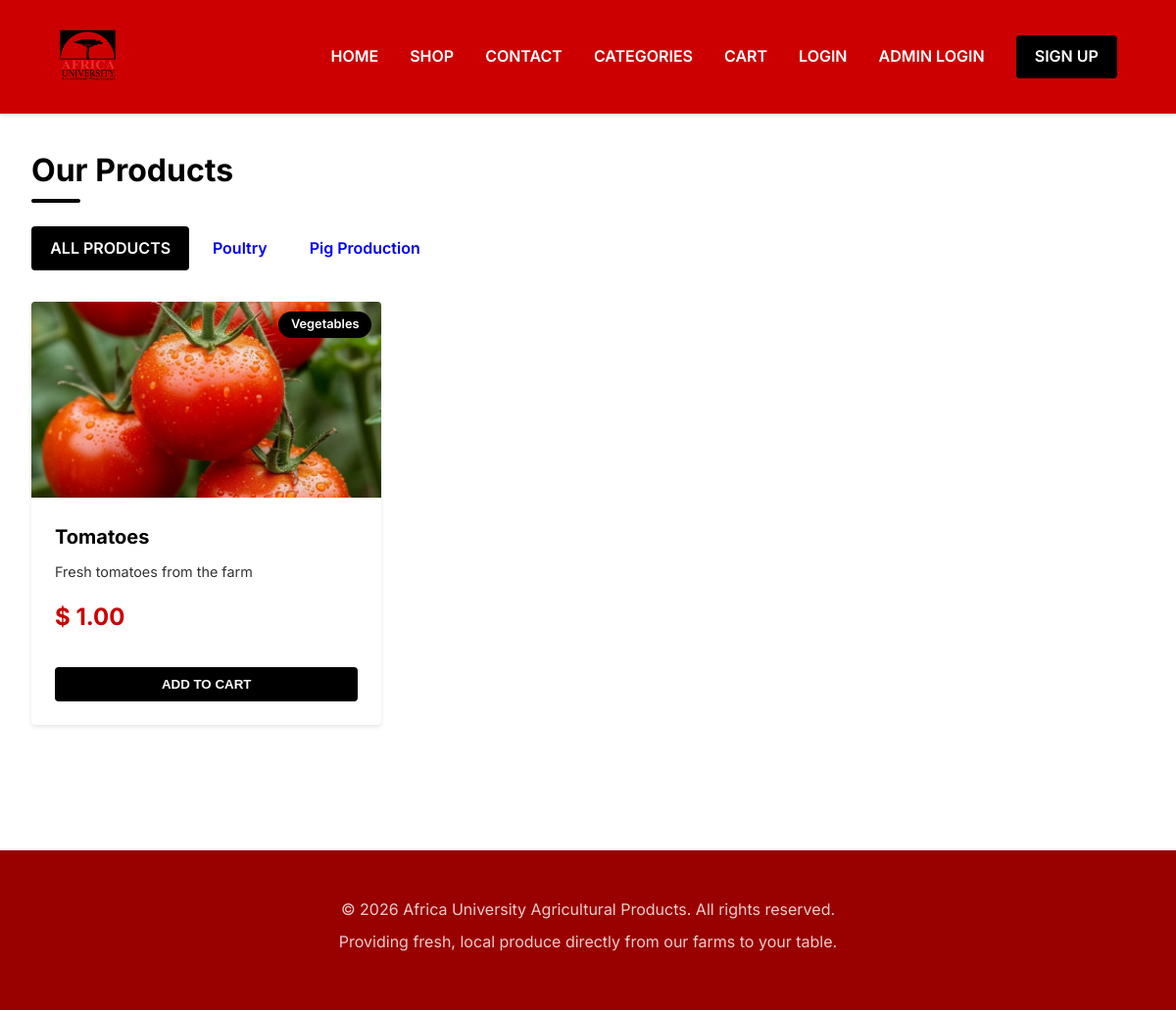
/products, run on an earlier commit of the app's database.
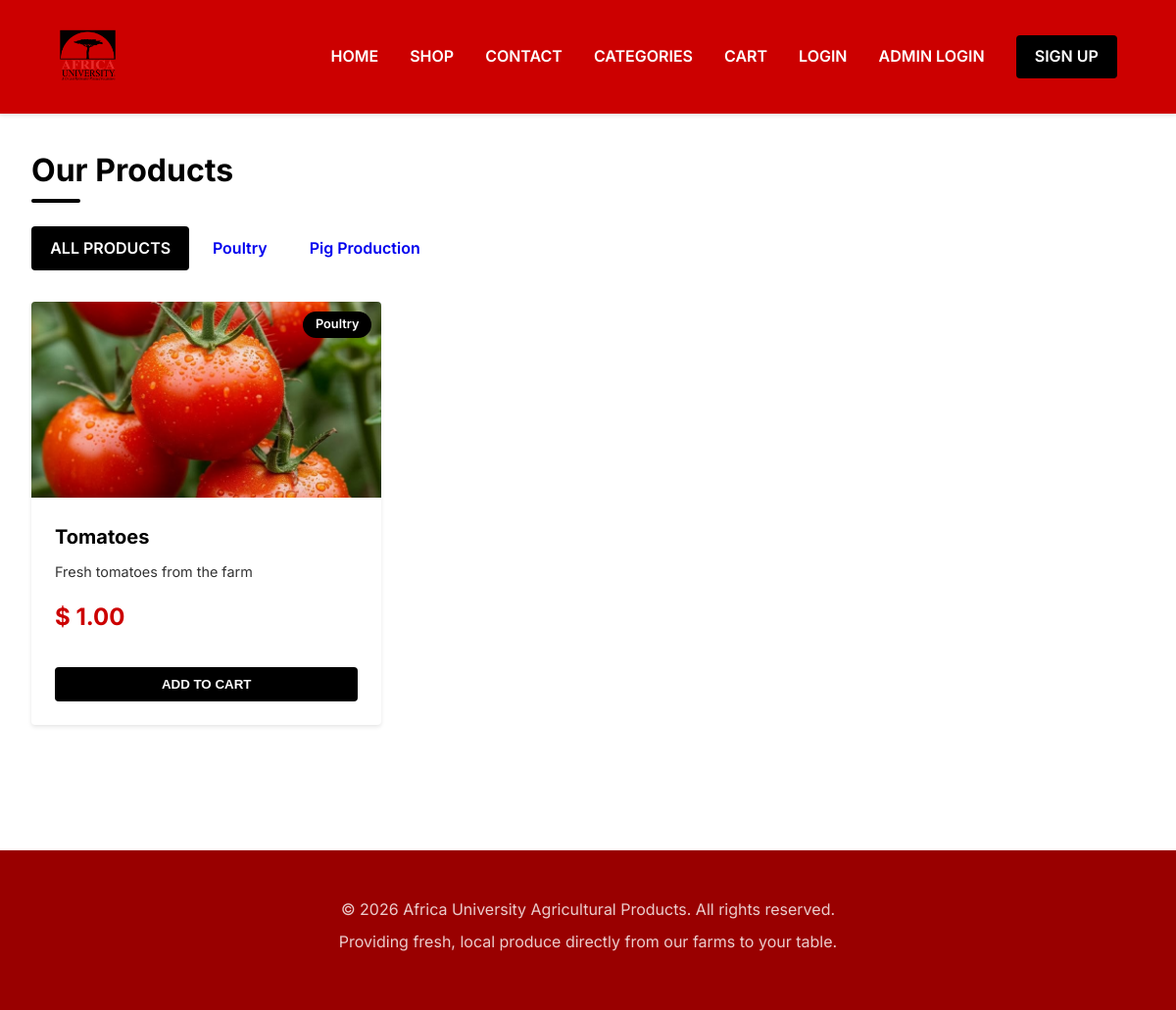
And on a later commit of the database.
### models.py (models this page shows)
class Product(db.Model):
    __tablename__ = "products"
    id = db.Column(db.Integer, primary_key=True)
    name = db.Column(db.String(100), nullable=False)
    price = db.Column(db.Float, nullable=False)
    stock = db.Column(db.Integer, default=0)
    image = db.Column(db.String(255))
    description = db.Column(db.Text)
    category_id = db.Column(
        db.Integer,
        db.ForeignKey("categories.id"),
        nullable=False
    )

class Category(db.Model):
    __tablename__ = "categories"
    id = db.Column(db.Integer, primary_key=True)
    name = db.Column(db.String(100), nullable=False, unique=True)
    products = db.relationship(
        "Product",
        backref="category",
        lazy=True,
    )

### app.py (the view)
@app.route("/products")
def products():
    category_name = request.args.get("category")
    if category_name:
        category = Category.query.filter_by(name=category_name).first()
        if category:
            products = Product.query.filter_by(
                category_id=category.id
            ).all()
        else:
            products = []
    else:
        products = Product.query.all()
    categories = Category.query.all()
    return render_template(
        "products.html",
        products=products,
        categories=categories
    )

### app.py (called while the page is built, shortened)
def get_cart_items():
    cart_entries = session.get("cart", [])
    items = []
    return items

@app.context_processor
def inject_cart():
    cart_items = get_cart_items()
    cart_total = sum(item["price"] * item["quantity"] for item in cart_items)
    currency = session.get("currency", "USD")
    currency_info = {
        "ZAR": {"code": "ZAR", "symbol": "R", "label": "South African Rand"},
        "USD": {"code": "USD", "symbol": "$", "label": "US Dollar"},
        "EUR": {"code": "EUR", "symbol": "€", "label": "Euro"},
    }.get(currency, {"code": currency, "symbol": currency, "label": currency})
    return dict(
        global_cart=cart_items,
        global_cart_total=cart_total,
        selected_currency=currency,
        currency_info=currency_info,
    )

### templates/products.html (shortened to what this page needs)
{% extends "base.html" %}
{% block content %}
<section class="container" style="margin-top: 2rem;">
    <h2 class="section-title">Our Products</h2>
    <div class="category-filter" style="margin-bottom: 2rem;">
        <a href="{{ url_for('products') }}" class="btn btn-primary">
            All Products
        </a>
        <a href="{{ url_for('products', category='Poultry') }}"
           class="btn">
            Poultry
        </a>
        <a href="{{ url_for('products', category='Pig Production') }}"
           class="btn">
            Pig Production
        </a>
    </div>
    <div class="product-grid">
        {% for product in products %}
        <div class="product-card">
            <div class="product-image-container">
                <span class="product-category">
                    {{ product.category.name }}
                </span>
                {% if product.image %}
                <img src="{{ url_for('static', filename='uploads/' + product.image) }}"
                     alt="{{ product.name }}"
                     class="product-image">
                {% else %}
                <img src="https://images.unsplash.com/photo-1542838132-92c53300491e?auto=format&fit=crop&w=800&q=80"
                     alt="{{ product.name }}"
                     class="product-image">
                {% endif %}
            </div>
            <div class="product-details">
                <h3 class="product-title">
                    {{ product.name }}
                </h3>
                <p class="product-description">
                    {{ product.description }}
                </p>
                <div class="product-price">
                    {{ currency_info.symbol }}
                    {{ "%.2f"|format(product.price) }}
                </div>
                <form action="{{ url_for('add_to_cart', product_id=product.id) }}"
                      method="POST"
                      style="margin-top: 1rem;">
                    <button type="submit"
                            class="btn btn-primary btn-block">
                        Add to Cart
                    </button>
                </form>
            </div>
        </div>
        {% else %}
        <div style="grid-column:1/-1; text-align:center; padding:3rem;">
            <p>
                No products available at the moment.
            </p>
        </div>
        {% endfor %}
    </div>
</section>
{% endblock %}

### templates/base.html (shortened to what this page needs)
<!DOCTYPE html>
<html lang="en">
<head>
    <link rel="stylesheet" href="{{ url_for('static', filename='css/style.css') }}">
</head>
<body>
    <nav class="navbar">
        <a href="{{ url_for('home') }}" class="navbar-brand">
            <img src="{{ url_for('static', filename='images/logo.png') }}" alt="Africa University Logo">
        </a>
        <ul class="navbar-nav">
            <li><a href="{{ url_for('home') }}" class="nav-link">Home</a></li>
            <li><a href="{{ url_for('products') }}" class="nav-link">Shop</a></li>
            <li><a href="{{ url_for('contact') }}" class="nav-link">Contact</a></li>
            <li><a href="#" class="nav-link">Categories</a></li>
            <li class="nav-cart-wrapper">
                <a href="{{ url_for('cart') }}" class="nav-link" style="display: flex; align-items: center;">Cart
                </a>
            </li>
            {% if g.user %}
                <li><a href="{{ url_for('dashboard') }}" class="nav-link">Dashboard</a></li>
                {% if g.user.role == 'admin' %}
                    <li><a href="{{ url_for('admin') }}" class="nav-link">Admin</a></li>
                {% endif %}
                <li><a href="{{ url_for('logout') }}" class="nav-link">Logout</a></li>
            {% else %}
                <li><a href="{{ url_for('login') }}" class="nav-link">Login</a></li>
                <li><a href="{{ url_for('admin_login') }}" class="nav-link">Admin Login</a></li>
                <li><a href="{{ url_for('register') }}" class="btn btn-primary">Sign Up</a></li>
            {% endif %}
        </ul>
    </nav>
    <main>
        {% block content %}
        {% endblock %}
    </main>
    <footer>
        <p>&copy; 2026 Africa University Agricultural Products. All rights reserved.</p>
        <p>Providing fresh, local produce directly from our farms to your table.</p>
    </footer>
</body>
</html>

### static/css/style.css (style rules this page uses)
:root { --primary-color: #cc0000; --primary-hover: #990000; --secondary-color: #000000; --bg-color: #ffffff; --surface-color: #ffffff; --text-primary: #000000; --text-secondary: #333333; --border-color: #cccccc; --shadow-sm: 0 2px 4px rgba(0,0,0,0.1); --shadow-md: 0 4px 6px rgba(0,0,0,0.15); --shadow-lg: 0 10px 15px rgba(0,0,0,0.2); --radius: 4px; --transition: all 0.3s ease; }
* { margin: 0; padding: 0; box-sizing: border-box; }
body { font-family: 'Inter', -apple-system, BlinkMacSystemFont, "Segoe UI", Roboto, sans-serif; background-color: var(--bg-color); color: var(--text-primary); line-height: 1.6; min-height: 100vh; display: flex; flex-direction: column; }
main { flex: 1; }
.navbar { background-color: var(--primary-color); box-shadow: var(--shadow-sm); padding: 1rem 5%; display: flex; justify-content: space-between; align-items: center; position: sticky; top: 0; z-index: 1000; min-height: 110px; transform: translateZ(0); backface-visibility: hidden; will-change: background-color, box-shadow; transition: padding 0.2s ease, background-color 0.2s ease, box-shadow 0.2s ease; }
.navbar-brand { display: flex; align-items: center; }
.navbar-brand img { height: 84px; width: auto; border-radius: var(--radius); object-fit: contain; }
.navbar-nav { display: flex; list-style: none; gap: 2rem; align-items: center; }
.nav-link { text-decoration: none; color: #ffffff; font-weight: 600; text-transform: uppercase; transition: var(--transition); }
.btn { display: inline-block; padding: 0.6rem 1.2rem; border-radius: var(--radius); text-decoration: none; font-weight: 600; cursor: pointer; transition: var(--transition); border: none; text-align: center; }
.btn-primary { background-color: var(--secondary-color); color: white; text-transform: uppercase; }
.btn-block { display: block; width: 100%; }
.container { max-width: 1200px; margin: 0 auto; padding: 0 2rem; }
.section-title { font-size: 2rem; color: var(--text-primary); margin-bottom: 2rem; position: relative; display: inline-block; }
.section-title::after { content: ''; position: absolute; bottom: -8px; left: 0; width: 50px; height: 4px; background-color: var(--secondary-color); border-radius: 2px; }
.product-grid { display: grid; grid-template-columns: repeat(auto-fill, minmax(280px, 1fr)); gap: 2rem; margin-bottom: 4rem; }
.product-card { background: var(--surface-color); border-radius: var(--radius); overflow: hidden; box-shadow: var(--shadow-sm); transition: var(--transition); display: flex; flex-direction: column; }
.product-image-container { position: relative; height: 200px; background-color: #eee; overflow: hidden; }
.product-image { width: 100%; height: 100%; object-fit: cover; transition: transform 0.5s ease; }
.product-category { position: absolute; top: 10px; right: 10px; background: var(--secondary-color); color: white; padding: 0.2rem 0.8rem; border-radius: 20px; font-size: 0.8rem; font-weight: 600; }
.product-details { padding: 1.5rem; flex-grow: 1; display: flex; flex-direction: column; }
.product-title { font-size: 1.25rem; margin-bottom: 0.5rem; color: var(--text-primary); }
.product-description { color: var(--text-secondary); font-size: 0.9rem; margin-bottom: 1rem; display: -webkit-box; -webkit-line-clamp: 2; -webkit-box-orient: vertical; overflow: hidden; }
.product-price { font-size: 1.5rem; font-weight: 700; color: var(--primary-color); margin-bottom: 1rem; }
footer { background-color: var(--primary-hover); color: rgba(255,255,255,0.8); text-align: center; padding: 3rem 2rem; margin-top: 4rem; }
footer p { margin-bottom: 0.5rem; }
.nav-cart-wrapper { position: relative; display: inline-block; }
.nav-cart-wrapper::after { content: ''; position: absolute; height: 20px; width: 100%; bottom: -20px; left: 0; }

What changed in the data, as far as the page shows it:
changed through a linked row, Product "Tomatoes": category.name "Vegetables" → "Poultry"
